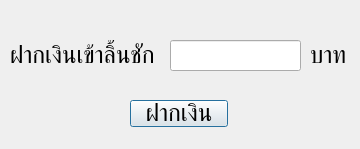
<?xml version="1.0" encoding="UTF-8"?>
<ui version="4.0">
 <class>money_dialog</class>
 <widget class="QDialog" name="money_dialog">
  <property name="geometry">
   <rect>
    <x>0</x>
    <y>0</y>
    <width>360</width>
    <height>149</height>
   </rect>
  </property>
  <property name="font">
   <font>
    <family>TH SarabunPSK</family>
    <pointsize>18</pointsize>
   </font>
  </property>
  <property name="windowTitle">
   <string>ฝาก</string>
  </property>
  <widget class="QPushButton" name="money_button">
   <property name="geometry">
    <rect>
     <x>130</x>
     <y>100</y>
     <width>98</width>
     <height>27</height>
    </rect>
   </property>
   <property name="font">
    <font>
     <family>TH SarabunPSK</family>
     <pointsize>18</pointsize>
    </font>
   </property>
   <property name="text">
    <string>ฝากเงิน</string>
   </property>
  </widget>
  <widget class="QLineEdit" name="line_money">
   <property name="geometry">
    <rect>
     <x>170</x>
     <y>40</y>
     <width>131</width>
     <height>31</height>
    </rect>
   </property>
   <property name="font">
    <font>
     <family>TH SarabunPSK</family>
     <pointsize>18</pointsize>
    </font>
   </property>
  </widget>
  <widget class="QLabel" name="money_label">
   <property name="geometry">
    <rect>
     <x>10</x>
     <y>40</y>
     <width>151</width>
     <height>31</height>
    </rect>
   </property>
   <property name="font">
    <font>
     <family>TH SarabunPSK</family>
     <pointsize>18</pointsize>
    </font>
   </property>
   <property name="text">
    <string>ฝากเงินเข้าลิ้นชัก</string>
   </property>
  </widget>
  <widget class="QLabel" name="label_2">
   <property name="geometry">
    <rect>
     <x>310</x>
     <y>40</y>
     <width>41</width>
     <height>31</height>
    </rect>
   </property>
   <property name="font">
    <font>
     <family>TH SarabunPSK</family>
     <pointsize>18</pointsize>
    </font>
   </property>
   <property name="text">
    <string>บาท</string>
   </property>
  </widget>
 </widget>
 <resources/>
 <connections/>
</ui>
